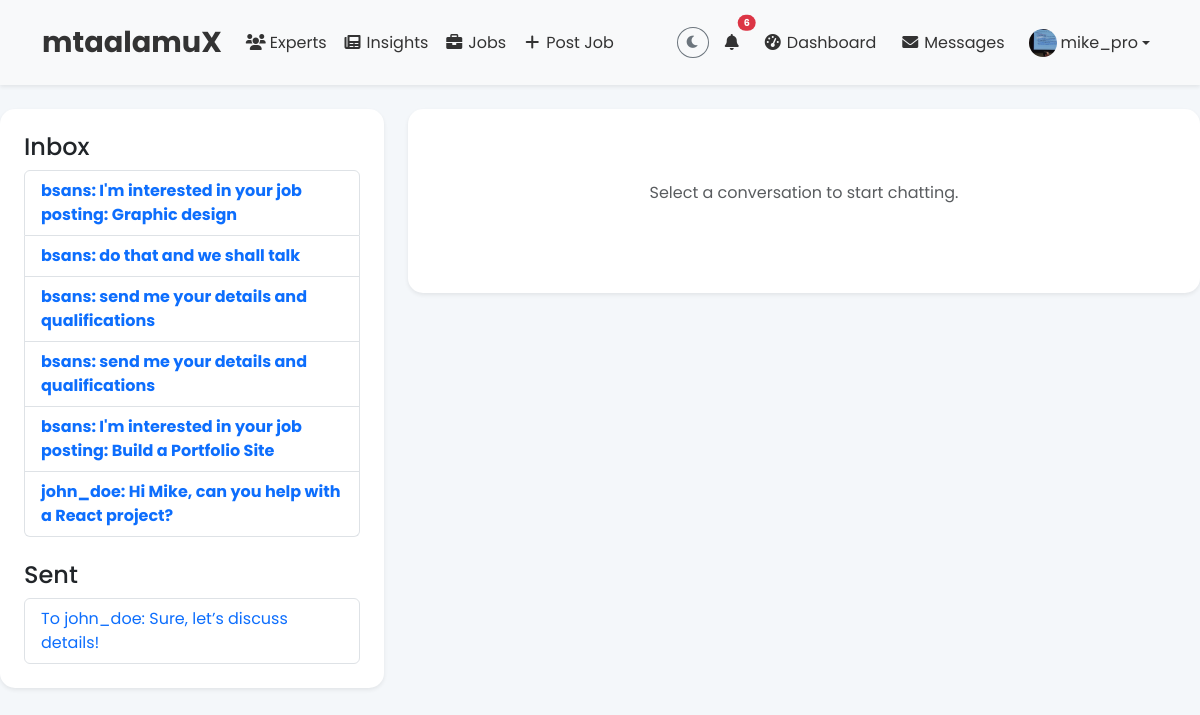
Page /messages/ (signed in) on the committed database.
### core/models.py (models this page shows, shortened)
class UserProfile(models.Model):
    user = models.OneToOneField(User, on_delete=models.CASCADE)
    is_professional = models.BooleanField(default=False)
    bio = models.TextField(max_length=1000, blank=True)
    avatar = models.ImageField(upload_to='avatars/', default='default_avatar.jpg')
    interests = models.CharField(max_length=200, blank=True)
    last_seen = models.DateTimeField(auto_now=True)
    theme = models.CharField(max_length=10, choices=[('light', 'Light'), ('dark', 'Dark')], default='light')

class Message(models.Model):
    sender = models.ForeignKey(User, on_delete=models.CASCADE, related_name='sent_messages')
    recipient = models.ForeignKey(User, on_delete=models.CASCADE, related_name='received_messages')
    content = models.TextField()
    file = models.FileField(upload_to='messages/', blank=True)
    timestamp = models.DateTimeField(auto_now_add=True)
    is_read = models.BooleanField(default=False)

### core/views.py (the view)
# urls.py: path('messages/', views.messages, name='messages'),
@login_required
def messages(request, recipient_id=None):
    if request.method == 'POST' and recipient_id:
        form = MessageForm(request.POST, request.FILES)
        if form.is_valid():
            recipient = get_object_or_404(User, id=recipient_id)
            message = form.save(commit=False)
            message.sender = request.user
            message.recipient = recipient
            message.save()
            Notification.objects.create(user=recipient, message=f"New message from {request.user.username}", link="/messages/")
            ActivityLog.objects.create(user=request.user, action=f"Sent message to {recipient.username}")
            return redirect('core:messages_with', recipient_id=recipient_id)
    else:
        form = MessageForm()
    if recipient_id:
        recipient = get_object_or_404(User, id=recipient_id)
        messages = Message.objects.filter(
            (Q(sender=request.user) & Q(recipient=recipient)) | (Q(sender=recipient) & Q(recipient=request.user))
        ).order_by('timestamp')
    else:
        messages = None
        recipient = None
    inbox = Message.objects.filter(recipient=request.user).order_by('-timestamp')
    sent = Message.objects.filter(sender=request.user).order_by('-timestamp')
    return render(request, 'core/messages.html', {'form': form, 'messages': messages, 'inbox': inbox, 'sent': sent, 'recipient': recipient})

### core/context_processors.py (called while the page is built)
def unread_notifications(request):
    if request.user.is_authenticated:
        unread_count = Notification.objects.filter(user=request.user, is_read=False).count()
    else:
        unread_count = 0
    return {'unread_notifications': unread_count}

def common_context(request):
    context = {
        'unread_notifications': 0,
        'site_theme': 'light'  # Default theme
    }
    if request.user.is_authenticated:
        context['unread_notifications'] = Notification.objects.filter(
            user=request.user, is_read=False
        ).count()
        try:
            profile = request.user.userprofile
            if profile.theme in ['light', 'dark']: # Validate theme value
                 context['site_theme'] = profile.theme
        except UserProfile.DoesNotExist:
            pass # User has no profile yet, use default theme
    return context

### core/templates/core/messages.html (shortened to what this page needs)
{% extends 'core/base.html' %}
{% load crispy_forms_tags %}
{% block content %}
    <div class="row g-4">
        <div class="col-md-4">
            <div class="card shadow-sm">
                <div class="card-body">
                    <h4>Inbox</h4>
                    <ul class="list-group">
                        {% for msg in inbox %}
                            <li class="list-group-item {% if not msg.is_read %}fw-bold{% endif %}">
                                <a href="{% url 'messages_with' msg.sender.id %}" class="text-decoration-none">{{ msg.sender.username }}: {{ msg.content|truncatewords:10 }}</a>
                            </li>
                        {% empty %}
                            <li class="list-group-item text-muted">No messages</li>
                        {% endfor %}
                    </ul>
                    <h4 class="mt-4">Sent</h4>
                    <ul class="list-group">
                        {% for msg in sent %}
                            <li class="list-group-item">
                                <a href="{% url 'core:messages_with' msg.recipient.id %}" class="text-decoration-none">To {{ msg.recipient.username }}: {{ msg.content|truncatewords:10 }}</a>
                            </li>
                        {% empty %}
                            <li class="list-group-item text-muted">No messages</li>
                        {% endfor %}
                    </ul>
                </div>
            </div>
        </div>
        <div class="col-md-8">
            <div class="card shadow-sm">
                <div class="card-body">
                    {% if messages %}
                        <h4>Chat with {{ recipient.username }}</h4>
                        <div id="chat-box" class="chat-box" style="max-height: 400px; overflow-y: auto;">
                            {% for msg in messages %}
                                <div class="message {% if msg.sender == user %}text-end{% else %}text-start{% endif %} mb-3">
                                    <p class="p-2 rounded {% if msg.sender == user %}bg-primary text-white{% else %}bg-light{% endif %} d-inline-block">
                                        {{ msg.content }}
                                        {% if msg.file %}<a href="{{ msg.file.url }}" class="text-white"><i class="fas fa-file"></i></a>{% endif %}
                                    </p>
                                    <p class="text-muted small">{{ msg.timestamp|timesince }} ago</p>
                                </div>
                            {% endfor %}
                        </div>
                        <form method="post" class="mt-4">
                            {% csrf_token %}
                            <div class="input-group">
                                {{ form|crispy }}
                                <button type="submit" class="btn btn-primary"><i class="fas fa-paper-plane"></i></button>
                            </div>
                        </form>
                    {% else %}
                        <p class="text-muted text-center py-5">Select a conversation to start chatting.</p>
                    {% endif %}
                </div>
            </div>
        </div>
    </div>
{% endblock %}

### core/templates/core/base.html (shortened to what this page needs)
{% load static %}
<!DOCTYPE html>
<html lang="en" class="{% if site_theme == 'dark' %}dark-mode{% endif %} h-100">
<head>
    <link href="https://cdn.jsdelivr.net/npm/bootstrap@5.3.0/dist/css/bootstrap.min.css" rel="stylesheet">
    <link href="https://cdnjs.cloudflare.com/ajax/libs/font-awesome/6.0.0-beta3/css/all.min.css" rel="stylesheet">
    <link rel="stylesheet" href="{% static 'css/styles.css' %}">
</head>
<body class="d-flex flex-column h-100">
    <nav class="navbar navbar-expand-lg {% if site_theme == 'dark' %}navbar-dark bg-dark{% else %}navbar-light bg-light{% endif %} shadow-sm sticky-top">
        <div class="container">
            <a class="navbar-brand fw-bold" href="{% url 'core:home' %}">mtaalamuX</a>
            <div class="collapse navbar-collapse" id="navbarNav">
                <ul class="navbar-nav me-auto mb-2 mb-lg-0">
                    <li class="nav-item"><a class="nav-link" href="{% url 'core:professional_list' %}"><i class="fas fa-users fa-fw me-1"></i>Experts</a></li>
                    <li class="nav-item"><a class="nav-link" href="{% url 'core:insights' %}"><i class="fas fa-newspaper fa-fw me-1"></i>Insights</a></li>
                    <li class="nav-item"><a class="nav-link" href="{% url 'core:job_list' %}"><i class="fas fa-briefcase fa-fw me-1"></i>Jobs</a></li>
                    {% if user.is_authenticated %}
                    <li class="nav-item">
                        <a class="nav-link" href="{% url 'core:post_job' %}" title="Post a Job">
                            <i class="fas fa-plus fa-fw me-1"></i>Post Job
                        </a>
                    </li>
                    {% endif %}
                </ul>
                <ul class="navbar-nav ms-auto align-items-center">
                    <li class="nav-item">
                        <button id="theme-toggle-btn" class="btn btn-sm {% if site_theme == 'dark' %}btn-outline-light{% else %}btn-outline-secondary{% endif %} rounded-circle" type="button" title="Toggle theme" aria-label="Toggle theme">
                            <i class="fas {% if site_theme == 'dark' %}fa-sun{% else %}fa-moon{% endif %}" id="theme-toggle-icon"></i>
                        </button>
                    </li>
                    <li class="nav-item ms-2">
                        <a class="nav-link position-relative" href="{% url 'core:notifications' %}" title="Notifications">
                            <i class="fas fa-bell"></i>
                            {% if user.is_authenticated and unread_notifications > 0 %}
                                <span class="position-absolute top-0 start-100 translate-middle badge rounded-pill bg-danger" style="font-size: 0.6em;">
                                    {{ unread_notifications }}
                                </span>
                            {% endif %}
                        </a>
                    </li>
                    {% if user.is_authenticated %}
                        <li class="nav-item ms-2 d-none d-lg-block"><a class="nav-link" href="{% url 'core:dashboard' %}" title="Dashboard"><i class="fas fa-tachometer-alt fa-fw me-1"></i>Dashboard</a></li>
                        <li class="nav-item ms-2 d-none d-lg-block"><a class="nav-link" href="{% url 'core:messages' %}" title="Messages"><i class="fas fa-envelope fa-fw me-1"></i>Messages</a></li>
                        <li class="nav-item dropdown ms-2">
                            <a class="nav-link dropdown-toggle d-flex align-items-center" href="#" id="profileDropdown" role="button" data-bs-toggle="dropdown" aria-expanded="false">
                                <img src="{% if user.userprofile.avatar %}{{ user.userprofile.avatar.url }}{% else %}{% static 'img/default_avatar.jpg' %}{% endif %}" class="rounded-circle me-1" alt="{{ user.username }}'s avatar" style="width: 28px; height: 28px; object-fit: cover;">
                                <span class="d-none d-lg-inline">{{ user.username }}</span>
                            </a>
                        </li>
                    {% endif %}
                </ul>
            </div>
        </div>
    </nav>
    <main class="flex-grow-1 py-4">
        {% block content %}{% endblock %}
    </main>
</body>
</html>

### static/css/styles.css (style rules this page uses)
* { margin: 0; padding: 0; box-sizing: border-box; }
:root { --primary: #007bff; --primary-dark: #0056b3; --secondary: #00c4cc; --secondary-dark: #009b9f; --background-light: #f4f7fa; --background-dark: #1a1a2e; --text-light: #333; --text-dark: #e0e0e0; --card-light: #fff; --card-dark: #2c3034; --muted-light: #6c757d; --muted-dark: #adb5bd; --navbar-dark: #343a40; --navbar-dark-gradient: #495057; }
html, body { height: 100%; margin: 0; }
body { display: flex; flex-direction: column; min-height: 100vh; font-family: 'Poppins', sans-serif; background-color: var(--background-light); color: var(--text-light); transition: background-color 0.3s, color 0.3s; }
main { flex-grow: 1; }
.navbar { padding: 1rem 0; box-shadow: 0 4px 12px rgba(0, 0, 0, 0.1); transition: background-color 0.3s; }
.navbar-light { background-color: var(--background-light); }
.navbar-light .navbar-brand, .navbar-light .navbar-nav .nav-link { color: var(--text-light); }
.navbar-brand { font-size: 1.8rem; }
.card { border: none; border-radius: 15px; background-color: var(--card-light); transition: transform 0.3s, box-shadow 0.3s; }
.card-body { padding: 1.5rem; }
.sticky-top { z-index: 1000; }

### rows in the picture
Message: sender.username "bsans", content "I'm interested in your job posting: Graphic design"
Message: sender.username "bsans", content "do that and we shall talk"
Message: sender.username "bsans", content "send me your details and qualifications"
Message: sender.username "bsans", content "send me your details and qualifications"
Message: sender.username "bsans", content "I'm interested in your job posting: Build a Portfolio Site"
Message: sender.username "john_doe", content "Hi Mike, can you help with a React project?"
Message: recipient.username "john_doe", content "Sure, let’s discuss details!"

### other values in the picture
{{ unread_notifications }} "6"
{{ user.username }} "mike_pro"
